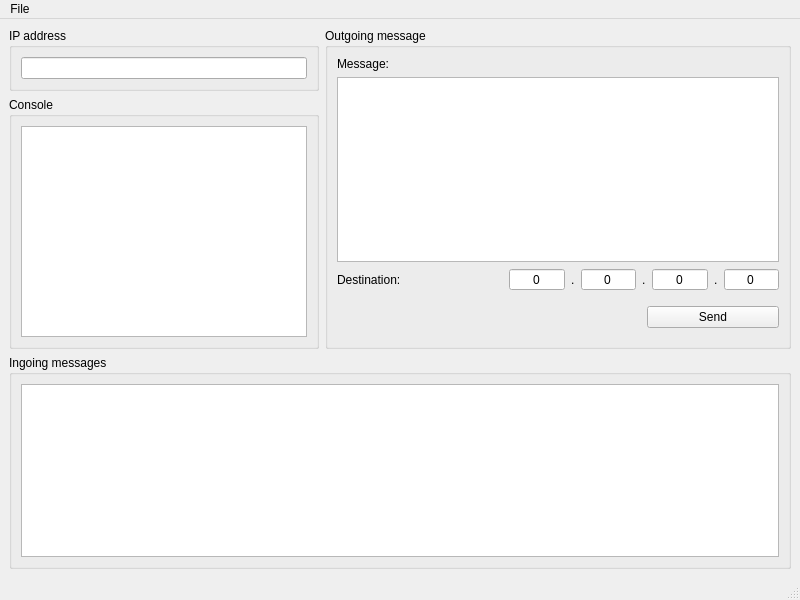
<?xml version="1.0" encoding="UTF-8"?>
<ui version="4.0">
 <class>Main_window</class>
 <widget class="QMainWindow" name="Main_window">
  <property name="geometry">
   <rect>
    <x>0</x>
    <y>0</y>
    <width>800</width>
    <height>600</height>
   </rect>
  </property>
  <property name="windowIcon">
   <iconset resource="../res/resources.qrc">
    <normaloff>:/carrier_pigeon_icon.png</normaloff>:/carrier_pigeon_icon.png</iconset>
  </property>
  <widget class="QWidget" name="centralwidget">
   <layout class="QVBoxLayout" name="verticalLayout_5" stretch="3,2">
    <item>
     <layout class="QHBoxLayout" name="horizontalLayout" stretch="2,3">
      <item>
       <layout class="QVBoxLayout" name="verticalLayout">
        <item>
         <widget class="QGroupBox" name="ip_groupbox">
          <property name="title">
           <string>IP address</string>
          </property>
          <layout class="QVBoxLayout" name="verticalLayout_3">
           <item>
            <widget class="QLineEdit" name="ip_lineedit">
             <property name="readOnly">
              <bool>true</bool>
             </property>
            </widget>
           </item>
          </layout>
         </widget>
        </item>
        <item>
         <widget class="QGroupBox" name="console_groupbox">
          <property name="title">
           <string>Console</string>
          </property>
          <layout class="QVBoxLayout" name="verticalLayout_8">
           <item>
            <widget class="QPlainTextEdit" name="console_textedit">
             <property name="readOnly">
              <bool>true</bool>
             </property>
            </widget>
           </item>
          </layout>
         </widget>
        </item>
       </layout>
      </item>
      <item>
       <widget class="QGroupBox" name="outgoing_groupbox">
        <property name="title">
         <string>Outgoing message</string>
        </property>
        <layout class="QVBoxLayout" name="verticalLayout_2">
         <item>
          <widget class="QLabel" name="message_label">
           <property name="text">
            <string>Message:</string>
           </property>
          </widget>
         </item>
         <item>
          <widget class="QPlainTextEdit" name="message_textedit"/>
         </item>
         <item>
          <layout class="QHBoxLayout" name="horizontalLayout_4">
           <item>
            <widget class="QLabel" name="destination_label">
             <property name="sizePolicy">
              <sizepolicy hsizetype="Preferred" vsizetype="Preferred">
               <horstretch>3</horstretch>
               <verstretch>0</verstretch>
              </sizepolicy>
             </property>
             <property name="text">
              <string>Destination:</string>
             </property>
            </widget>
           </item>
           <item>
            <widget class="QSpinBox" name="destination_spinbox_1">
             <property name="sizePolicy">
              <sizepolicy hsizetype="Minimum" vsizetype="Fixed">
               <horstretch>1</horstretch>
               <verstretch>0</verstretch>
              </sizepolicy>
             </property>
             <property name="alignment">
              <set>Qt::AlignCenter</set>
             </property>
             <property name="buttonSymbols">
              <enum>QAbstractSpinBox::NoButtons</enum>
             </property>
             <property name="maximum">
              <number>255</number>
             </property>
            </widget>
           </item>
           <item>
            <widget class="QLabel" name="dot_label_1">
             <property name="text">
              <string>.</string>
             </property>
            </widget>
           </item>
           <item>
            <widget class="QSpinBox" name="destination_spinbox_2">
             <property name="sizePolicy">
              <sizepolicy hsizetype="Minimum" vsizetype="Fixed">
               <horstretch>1</horstretch>
               <verstretch>0</verstretch>
              </sizepolicy>
             </property>
             <property name="alignment">
              <set>Qt::AlignCenter</set>
             </property>
             <property name="buttonSymbols">
              <enum>QAbstractSpinBox::NoButtons</enum>
             </property>
             <property name="maximum">
              <number>255</number>
             </property>
            </widget>
           </item>
           <item>
            <widget class="QLabel" name="dot_label_2">
             <property name="text">
              <string>.</string>
             </property>
            </widget>
           </item>
           <item>
            <widget class="QSpinBox" name="destination_spinbox_3">
             <property name="sizePolicy">
              <sizepolicy hsizetype="Minimum" vsizetype="Fixed">
               <horstretch>1</horstretch>
               <verstretch>0</verstretch>
              </sizepolicy>
             </property>
             <property name="alignment">
              <set>Qt::AlignCenter</set>
             </property>
             <property name="buttonSymbols">
              <enum>QAbstractSpinBox::NoButtons</enum>
             </property>
             <property name="maximum">
              <number>255</number>
             </property>
            </widget>
           </item>
           <item>
            <widget class="QLabel" name="dot_label_3">
             <property name="text">
              <string>.</string>
             </property>
            </widget>
           </item>
           <item>
            <widget class="QSpinBox" name="destination_spinbox_4">
             <property name="sizePolicy">
              <sizepolicy hsizetype="Minimum" vsizetype="Fixed">
               <horstretch>1</horstretch>
               <verstretch>0</verstretch>
              </sizepolicy>
             </property>
             <property name="alignment">
              <set>Qt::AlignCenter</set>
             </property>
             <property name="buttonSymbols">
              <enum>QAbstractSpinBox::NoButtons</enum>
             </property>
             <property name="maximum">
              <number>255</number>
             </property>
            </widget>
           </item>
          </layout>
         </item>
         <item>
          <layout class="QHBoxLayout" name="horizontalLayout_3" stretch="2,0,1">
           <item>
            <spacer name="horizontalSpacer">
             <property name="orientation">
              <enum>Qt::Horizontal</enum>
             </property>
             <property name="sizeHint" stdset="0">
              <size>
               <width>40</width>
               <height>20</height>
              </size>
             </property>
            </spacer>
           </item>
           <item>
            <widget class="QLabel" name="label">
             <property name="minimumSize">
              <size>
               <width>40</width>
               <height>40</height>
              </size>
             </property>
             <property name="maximumSize">
              <size>
               <width>40</width>
               <height>40</height>
              </size>
             </property>
             <property name="text">
              <string/>
             </property>
             <property name="pixmap">
              <pixmap resource="../res/resources.qrc">:/carrier_pigeon_moving.png</pixmap>
             </property>
             <property name="scaledContents">
              <bool>true</bool>
             </property>
            </widget>
           </item>
           <item>
            <widget class="QPushButton" name="send_button">
             <property name="enabled">
              <bool>true</bool>
             </property>
             <property name="text">
              <string>Send</string>
             </property>
            </widget>
           </item>
          </layout>
         </item>
        </layout>
       </widget>
      </item>
     </layout>
    </item>
    <item>
     <widget class="QGroupBox" name="ingoing_groupbox">
      <property name="title">
       <string>Ingoing messages</string>
      </property>
      <layout class="QVBoxLayout" name="verticalLayout_6">
       <item>
        <widget class="QTextEdit" name="ingoing_textedit">
         <property name="readOnly">
          <bool>true</bool>
         </property>
        </widget>
       </item>
      </layout>
     </widget>
    </item>
   </layout>
  </widget>
  <widget class="QMenuBar" name="menubar">
   <property name="geometry">
    <rect>
     <x>0</x>
     <y>0</y>
     <width>800</width>
     <height>24</height>
    </rect>
   </property>
   <widget class="QMenu" name="menuFile">
    <property name="title">
     <string>File</string>
    </property>
    <addaction name="about_action"/>
    <addaction name="separator"/>
    <addaction name="settings_action"/>
   </widget>
   <addaction name="menuFile"/>
  </widget>
  <widget class="QStatusBar" name="statusbar"/>
  <action name="about_action">
   <property name="text">
    <string>About</string>
   </property>
  </action>
  <action name="settings_action">
   <property name="text">
    <string>Settings</string>
   </property>
  </action>
 </widget>
 <resources>
  <include location="../res/resources.qrc"/>
 </resources>
 <connections/>
</ui>
